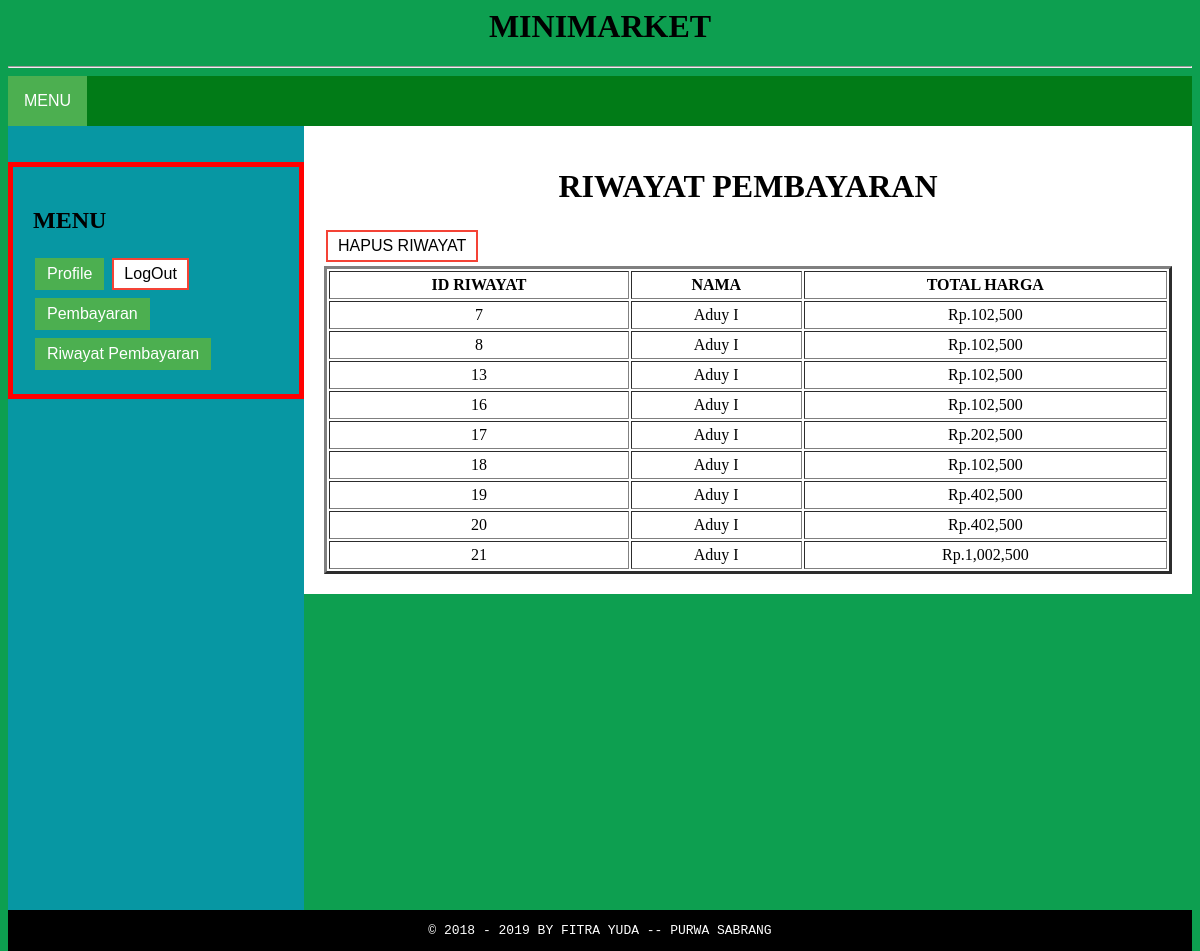
The app's page /page/minimarket/riwayat_pembayaran.php (signed in) with its own data.
### tables this page shows
CREATE TABLE `riwayat_pembayaran` (
  `id_riwayat_pembayaran` int(225) NOT NULL,
  `id_minimarket` int(225) NOT NULL,
  `nama` text NOT NULL,
  `ttl_harga` bigint(100) NOT NULL
);

### page/minimarket/riwayat_pembayaran.php (the view)
<?php session_start();
if ($_SESSION && $_SESSION['hak_akses'] == '3') {
    ?>
<?php require_once('header.php'); ?>
<?php
$id_minimarket = $_SESSION['id_minimarket'];
$query = mysqli_query($con, "SELECT * FROM riwayat_pembayaran where id_minimarket='$id_minimarket' " )
?>
<div class="content">
	<div class="font">
		<h1>
			<center>RIWAYAT PEMBAYARAN</center>
		</h1>
    <a href="action/riwayat_pembayaran_hapus.php"><button class="button button3">HAPUS RIWAYAT</button></a>
    <table style="text-align: center;" border="3" cellpadding="4" width="100%" height="auto">
			<tr>
				<th>ID RIWAYAT</th>
				<th>NAMA</th>
				<th>TOTAL HARGA</th>
			</tr>
<?php
while ($data = mysqli_fetch_assoc($query)) {
?>
			<tr>
				<td>
					<?php echo $data['id_riwayat_pembayaran'];  ?>
				</td>
        <td>
					<?php echo $data['nama'];  ?>
				</td>
        <td>
					Rp.<?php echo number_format($data['ttl_harga']);  ?>
				</td>
			</tr>
<?php
}
?>
		</table>
	</div>
</div>
<?php require_once('footer.php'); ?>
<?php
} else {
        ?>
<script language="javascript">
	document.location = '../../minimarket.php'
</script>
<?php
    } ?>

### page/minimarket/assets/css/main.css (style rules this page uses)
.button { background-color: #4CAF50; border: none; color: white; padding: 5px 10px; text-align: center; text-decoration: none; display: inline-block; font-size: 16px; margin: 4px 2px; -webkit-transition-duration: 0.8s; transition-duration: 0.8s; cursor: pointer; }
.button3 { background-color: white; color: black; border: 2px solid #f44336; }
.content { background: white; float: left; align-content: center; width: 75%; height: auto; }
.content .font { padding: 20px; }

### records on screen
riwayat_pembayaran: id_riwayat_pembayaran "7", nama "Aduy I", ttl_harga "102,500"
riwayat_pembayaran: id_riwayat_pembayaran "8", nama "Aduy I", ttl_harga "102,500"
riwayat_pembayaran: id_riwayat_pembayaran "13", nama "Aduy I", ttl_harga "102,500"
riwayat_pembayaran: id_riwayat_pembayaran "16", nama "Aduy I", ttl_harga "102,500"
riwayat_pembayaran: id_riwayat_pembayaran "17", nama "Aduy I", ttl_harga "202,500"
riwayat_pembayaran: id_riwayat_pembayaran "18", nama "Aduy I", ttl_harga "102,500"
riwayat_pembayaran: id_riwayat_pembayaran "19", nama "Aduy I", ttl_harga "402,500"
riwayat_pembayaran: id_riwayat_pembayaran "20", nama "Aduy I", ttl_harga "402,500"
riwayat_pembayaran: id_riwayat_pembayaran "21", nama "Aduy I", ttl_harga "1,002,500"
